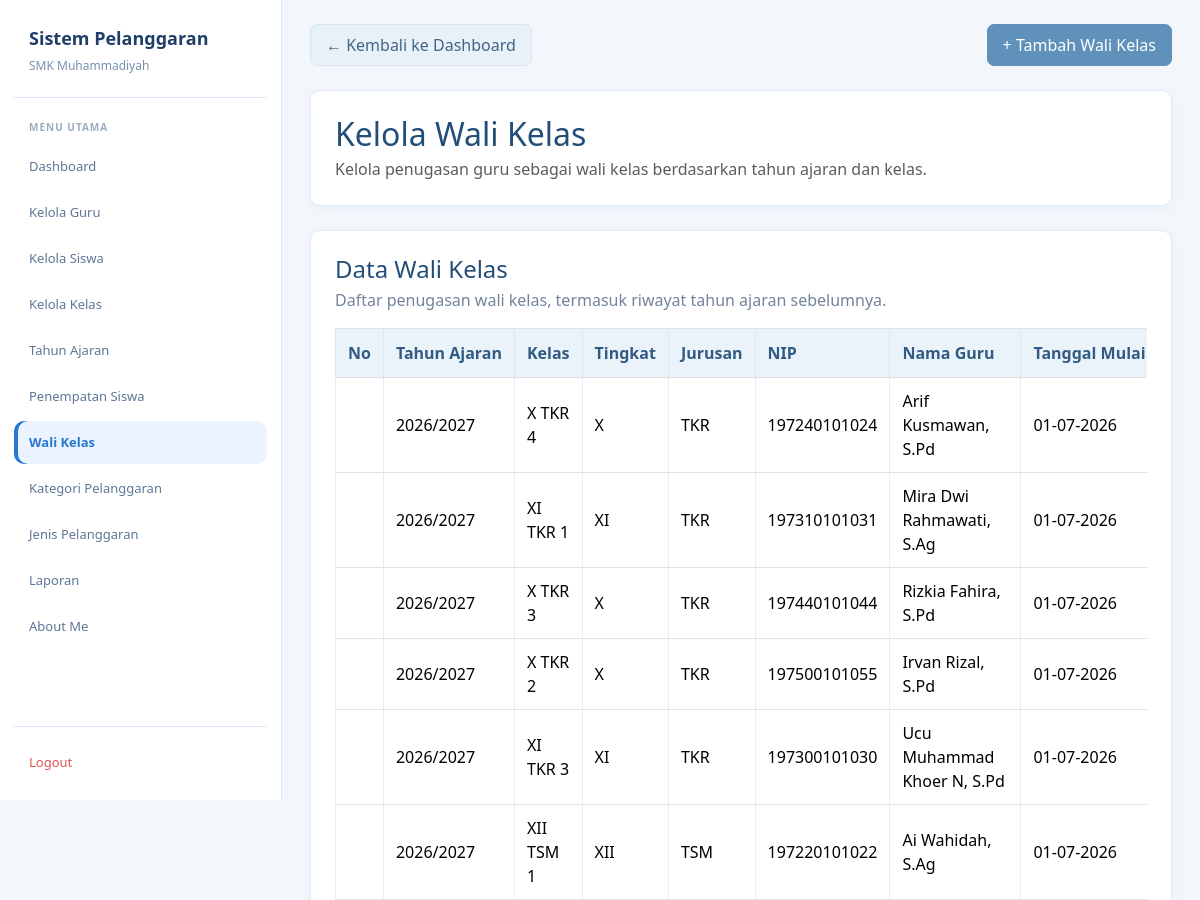
Before: /admin/wali_kelas.php (signed in, upper part) with the older database file.
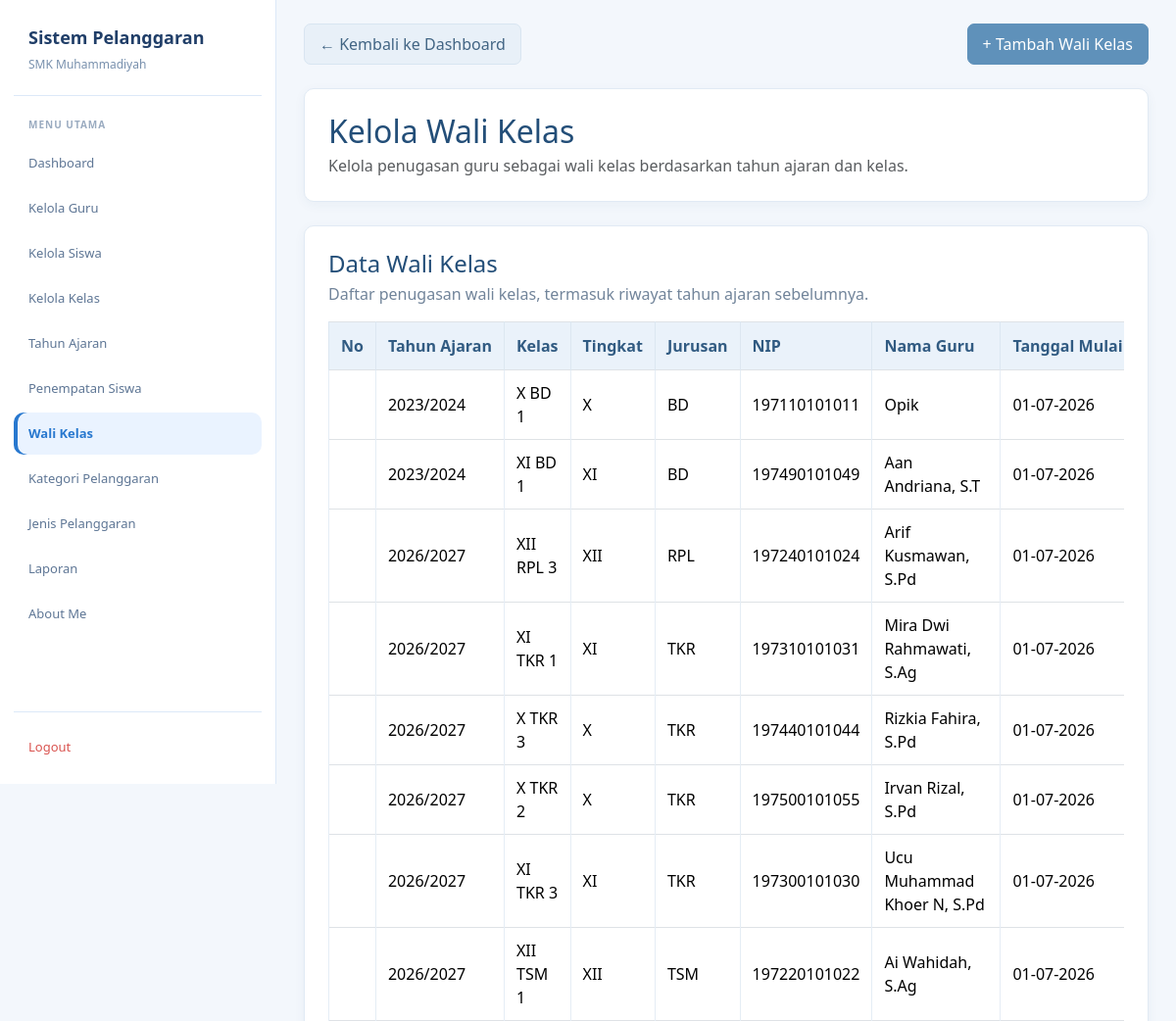
After: the same page with the newer database file.
### tables this page shows
CREATE TABLE `t_wali_kelas` (
  `id` int(11) NOT NULL,
  `tahun_ajaran_id` int(11) NOT NULL,
  `kelas_id` int(11) NOT NULL,
  `guru_id` int(11) NOT NULL,
  `tanggal_mulai` date NOT NULL,
  `tanggal_selesai` date DEFAULT NULL,
  `status_aktif` tinyint(1) NOT NULL,
  `created_at` timestamp NOT NULL DEFAULT current_timestamp(),
  `update_at` timestamp NOT NULL DEFAULT current_timestamp()
);

CREATE TABLE `t_tahun_ajaran` (
  `id` int(11) NOT NULL,
  `nama` varchar(20) NOT NULL,
  `tanggal_mulai` date DEFAULT NULL,
  `tanggal_selesai` date DEFAULT NULL,
  `status_aktif` tinyint(1) DEFAULT NULL,
  `created_at` timestamp NULL DEFAULT current_timestamp(),
  `update_at` timestamp NULL DEFAULT current_timestamp()
);

CREATE TABLE `t_kelas` (
  `id` int(11) NOT NULL,
  `nama` varchar(100) NOT NULL,
  `tingkat` varchar(20) NOT NULL,
  `jurusan` varchar(100) NOT NULL,
  `status_aktif` tinyint(1) DEFAULT NULL,
  `created_at` timestamp NULL DEFAULT current_timestamp(),
  `update_at` timestamp NULL DEFAULT current_timestamp()
);

CREATE TABLE `t_guru` (
  `id` int(11) NOT NULL,
  `nip` varchar(30) NOT NULL,
  `nama` varchar(150) NOT NULL,
  `email` varchar(150) NOT NULL,
  `status_aktif` tinyint(1) NOT NULL,
  `user_id` int(11) DEFAULT NULL,
  `created_at` timestamp NULL DEFAULT current_timestamp(),
  `updated_at` timestamp NULL DEFAULT current_timestamp()
);

### admin/wali_kelas.php (the view, shortened to what this page needs)
<?php
include "../config/koneksi.php";
mysqli_set_charset($koneksi, 'utf8mb4');
function e($nilai) {
    return htmlspecialchars((string)($nilai ?? ''), ENT_QUOTES, 'UTF-8');
}
function tanggalIndonesia($tanggal) {
    $waktu = strtotime($tanggal);
    return $waktu ? date('d-m-Y', $waktu) : '-';
}
$bukaForm = false;
$query = mysqli_query(
    $koneksi,
    "SELECT
        wk.id,
        wk.tahun_ajaran_id,
        wk.kelas_id,
        wk.guru_id,
        ta.nama AS tahun_ajaran,
        k.nama AS nama_kelas,
        k.tingkat,
        k.jurusan,
        g.nip,
        g.nama AS nama_guru,
        g.status_aktif AS status_guru,
        wk.tanggal_mulai,
        COALESCE(
            NULLIF(wk.tanggal_selesai, '0000-00-00'),
            ta.tanggal_selesai
        ) AS tanggal_selesai,
        CASE
            WHEN wk.status_aktif = 1
             AND ta.status_aktif = 1
             AND g.status_aktif = 1
             AND CURDATE() >= wk.tanggal_mulai
             AND CURDATE() <= COALESCE(
                 NULLIF(wk.tanggal_selesai, '0000-00-00'),
                 ta.tanggal_selesai
             )
            THEN 1
            ELSE 0
        END AS status_aktif
     FROM t_wali_kelas wk
     INNER JOIN t_tahun_ajaran ta
        ON wk.tahun_ajaran_id = ta.id
     INNER JOIN t_kelas k
        ON wk.kelas_id = k.id
     INNER JOIN t_guru g
        ON wk.guru_id = g.id
     ORDER BY wk.id DESC"
);
?>
<!DOCTYPE html>
<html lang="id">
<head>
<link href="https://cdn.jsdelivr.net/npm/bootstrap@5.3.8/dist/css/bootstrap.min.css" rel="stylesheet">
<link href="https://cdn.datatables.net/2.3.4/css/dataTables.bootstrap5.min.css" rel="stylesheet">
</head>
<body>
<aside class="sidebar">
    <div class="brand">
        <div class="brand-title">Sistem Pelanggaran</div>
        <div class="brand-subtitle">SMK Muhammadiyah</div>
    </div>
    <div class="menu-title">Menu Utama</div>
    <nav class="menu">
        <a href="../dashboard.php" class="menu-link">Dashboard</a>
        <a href="guru.php" class="menu-link">Kelola Guru</a>
        <a href="siswa.php" class="menu-link">Kelola Siswa</a>
        <a href="kelas.php" class="menu-link">Kelola Kelas</a>
        <a href="tahun_ajaran.php" class="menu-link">Tahun Ajaran</a>
        <a href="penempatan_siswa.php" class="menu-link">Penempatan Siswa</a>
        <a href="wali_kelas.php" class="menu-link active">Wali Kelas</a>
        <a href="kategori_pelanggaran.php" class="menu-link">Kategori Pelanggaran</a>
        <a href="jenis_pelanggaran.php" class="menu-link">Jenis Pelanggaran</a>
        <a href="cetak_export.php" class="menu-link">Laporan</a>
        <a href="../about.php" class="menu-link">About Me</a>
    </nav>
    <div class="logout">
        <a href="../logout.php" class="menu-link">Logout</a>
    </div>
</aside>
<main class="main">
<div class="container py-4">
    <div class="d-flex flex-wrap justify-content-between align-items-center gap-2 mb-4">
        <a href="../dashboard.php" class="btn btn-secondary">
            &larr; Kembali ke Dashboard
        </a>
        <?php if (!$bukaForm): ?>
            <button
                type="button"
                class="btn btn-primary"
                id="btnTambahWali"
            >
                + Tambah Wali Kelas
            </button>
        <?php endif; ?>
    </div>
    <div class="card mb-4">
        <div class="card-body">
            <h2 class="judul mb-1">Kelola Wali Kelas</h2>
            <p class="text-muted mb-0">
                Kelola penugasan guru sebagai wali kelas berdasarkan tahun ajaran dan kelas.
            </p>
        </div>
    </div>
    <div class="card">
        <div class="card-body">
            <h4 class="mb-1">Data Wali Kelas</h4>
            <p class="keterangan mb-3">
                Daftar penugasan wali kelas, termasuk riwayat tahun ajaran sebelumnya.
            </p>
            <div class="table-responsive">
                <table
                    id="tabelWaliKelas"
                    class="table table-bordered table-hover align-middle w-100"
                >
                    <thead>
                        <tr>
                            <th style="width:60px;">No</th>
                            <th>Tahun Ajaran</th>
                            <th>Kelas</th>
                            <th>Tingkat</th>
                            <th>Jurusan</th>
                            <th>NIP</th>
                            <th>Nama Guru</th>
                            <th>Tanggal Mulai</th>
                        </tr>
                    </thead>
                    <tbody>
                    <?php while ($d = mysqli_fetch_assoc($query)): ?>
                        <tr>
                            <td></td>
                            <td><?= e($d['tahun_ajaran']); ?></td>
                            <td><?= e($d['nama_kelas']); ?></td>
                            <td><?= e($d['tingkat']); ?></td>
                            <td><?= e($d['jurusan']); ?></td>
                            <td><?= e($d['nip'] ?? '-'); ?></td>
                            <td><?= e($d['nama_guru']); ?></td>
                            <td>
                                <?= e(tanggalIndonesia($d['tanggal_mulai'])); ?>
                            </td>
                        </tr>
                    <?php endwhile; ?>
                    </tbody>
                </table>
            </div>
        </div>
    </div>
</div>
</main>
</body>
</html>

### admin/wali_kelas.php (style rules this page uses)
:root { --blue:#2878cf; --blue-dark:#203e68; --blue-soft:#eaf3ff; --muted:#7890ad; --line:#dce9f8; }
* { box-sizing:border-box; }
body { margin:0; background:#f3f7fc; color:#2f435a; font-family:"Segoe UI",Arial,sans-serif; font-size:16px; }
a { text-decoration:none; }
.sidebar { position:fixed; left:0; top:0; width:282px; height:100vh; overflow-y:auto; background:#fff; border-right:1px solid var(--line); padding:25px 14px 16px; display:flex; flex-direction:column; z-index:1000; }
.brand { padding:0 15px 22px; border-bottom:1px solid var(--line); margin-bottom:22px; }
.brand-title { font-size:18px; font-weight:700; color:var(--blue-dark); margin-bottom:5px; }
.brand-subtitle { font-size:12px; color:var(--muted); }
.menu-title { font-size:10px; font-weight:700; color:#9aabc0; letter-spacing:1px; text-transform:uppercase; margin:0 15px 10px; }
.menu { display:flex; flex-direction:column; gap:3px; }
.menu-link { min-height:43px; display:flex; align-items:center; padding:10px 15px; border-radius:10px; color:#5e7695; font-size:13px; transition:.2s ease; }
.menu-link.active { background:var(--blue-soft); color:var(--blue); font-weight:600; box-shadow:inset 4px 0 0 var(--blue); }
.logout { margin-top:auto; padding-top:14px; border-top:1px solid var(--line); }
.logout .menu-link { color:#d9534f; }
.main { margin-left:282px; min-height:100vh; padding:24px 28px 40px; }
.container { width:100%; max-width:none!important; margin:0 auto; padding:0!important; }
.judul, h4 { color:#234e78; }
.card { border:1px solid #e1eaf4!important; border-radius:10px; box-shadow:0 3px 12px rgba(35,78,120,.05)!important; }
.card-body { padding:24px; }
.btn { border-radius:7px; font-family:"Segoe UI",Arial,sans-serif; font-size:16px; font-weight:400; line-height:1.5; padding:8px 15px; transition:background-color .15s ease,border-color .15s ease; }
.btn-primary { --bs-btn-color:#fff; --bs-btn-bg:#5f91ba; --bs-btn-border-color:#5f91ba; --bs-btn-hover-color:#fff; --bs-btn-hover-bg:#4b7fa9; --bs-btn-hover-border-color:#4b7fa9; }
.btn-secondary { --bs-btn-bg:#e8f0f8; --bs-btn-border-color:#d8e5f1; --bs-btn-color:#426584; --bs-btn-hover-bg:#dceaf6; --bs-btn-hover-border-color:#cbddeb; --bs-btn-hover-color:#234e78; }
.table { color:#344b63; vertical-align:middle; margin-bottom:0; font-size:16px; }
.table thead th { background:#eaf2fa; color:#315b82; border-color:#dce7f1; font-weight:600; padding:12px; white-space:nowrap; }
.table tbody td { border-color:#e5edf5; padding:11px 12px; }
.keterangan { color:#71849a; font-size:16px; }
.table-responsive { width:100%; }

Changed rows visible on the page:
added t_wali_kelas: tahun_ajaran.nama "2023/2024", kelas.nama "X BD 1", kelas.tingkat "X", kelas.jurusan "BD", guru.nip "197110101011", guru.nama "Opik", tanggal_mulai "01-07-2026"
added t_wali_kelas: tahun_ajaran.nama "2023/2024", kelas.nama "XI BD 1", kelas.tingkat "XI", kelas.jurusan "BD", guru.nip "197490101049", guru.nama "Aan Andriana, S.T", tanggal_mulai "01-07-2026"
changed t_wali_kelas "Arif Kusmawan, S.Pd": kelas.nama "X TKR 4" → "XII RPL 3"; kelas.tingkat "X" → "XII"; kelas.jurusan "TKR" → "RPL"
